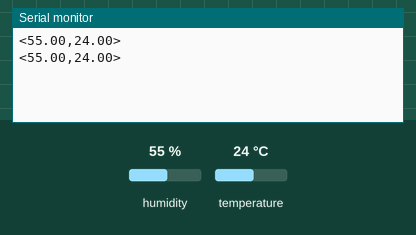
Recording of a sketch running on a simulated ESP32. Parts: the last lines printed to the serial monitor. The inputs (shaded band) are chosen by the test bench; at power-on: humidity 55 %, temperature 24 °C.

Above: at 4.8 s.
4.9 s: humidity set to 22 %
At 7.1 s:
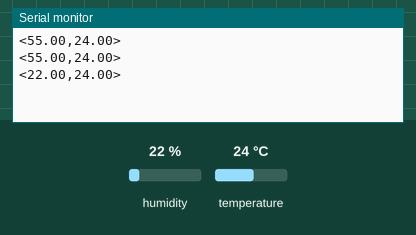
7.9 s: temperature set to 12 °C
At 8.8 s:
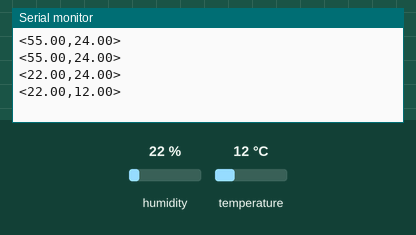
10.9 s: humidity set to 40 %
At 13.3 s:
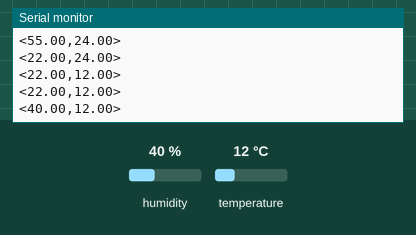
Timing chart, 0 to 14.8 s (numbered marks = the images above; inputs shaded):
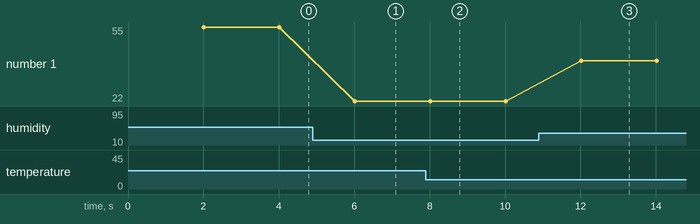

Measured:
- after the input at 4.9 s, the serial monitor: prints a new line after 1.1 s (image 1)
- after the input at 7.9 s, the serial monitor: prints a new line after 0.12 s (image 2)
- after the input at 10.9 s, the serial monitor: prints a new line after 1.1 s (image 3)
- plotted number 1: 55 → 22 after the input at 4.9 s, 22 → 40 after the input at 10.9 s

The sketch:

ESP32_DHT.ino
```cpp
// REQUIRES the following Arduino libraries:
// DHT LIBRARIES
#include <Adafruit_Sensor.h>
#include <DHT.h>
#include <DHT_U.h>

// DHT SETUP:
#define DHTPIN 4
#define DHTTYPE DHT22 // 11 or 21
DHT_Unified dht(DHTPIN, DHTTYPE); // Initialize DHT sensor. / DHT_Unified
uint32_t delayMS;

//ESP Software reset boolean:
bool reset = false;
// Transmission variables
String sendChars = ("");
String startChar = ("<");
String endChar = (">");
String delimeter = (",");

void setup() {
  Serial.begin(9600);

  // DHT Setup
  dht.begin();
  sensor_t sensor;
  dht.temperature().getSensor(&sensor);
  dht.humidity().getSensor(&sensor);
  delayMS = sensor.min_delay / 1000;
}

void loop() {
delay(delayMS);

  sensors_event_t event;

  dht.humidity().getEvent(&event);
  float h = event.relative_humidity;

  if (isnan(h)) {
    return;
    }
  else { // Start Building the string to send via Serial
    sendChars = F("");
    sendChars = (startChar + event.relative_humidity + delimeter);
    }

    dht.temperature().getEvent(&event);
  float t = event.temperature;

  if (isnan(t)) {
    return;
    }
  else {
    sendChars = (sendChars + event.temperature + endChar);
    // NOTE: 'println' adds a newline character '\n'
    // that needs to be stripped on the other end
    Serial.println(sendChars); // Send Line all at once
    }

// Never got the ESP32 or Reset working reliably, its finicky about
// closed/reconnections without a reset, and when it does it spits
// out something to serial that breaks my read loop in python due to encoding issues

//  while(Serial.available()){
//    receivedChars = Serial.read();
//    if (isnan(receivedChars)){
//      reset = false;
//    }
//    else {
//      reset = true;
//    }
//  }
//  if (reset == true) {
////    Serial.println(receivedChars);
////    Serial.println(F("Resetting"));
//    ESP.restart();
//  }
}
```
